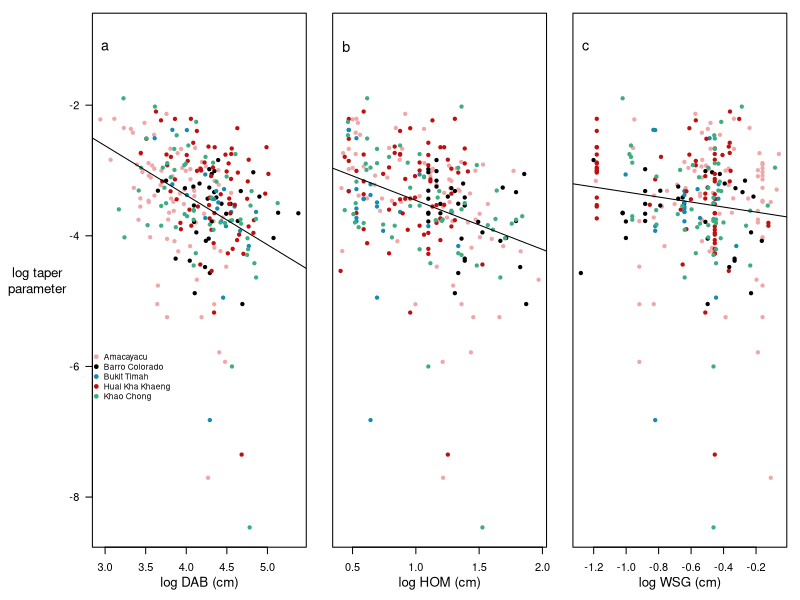

The R source for this figure: (Note: this script raises an error after producing the figure.)
# Make figures for taper data paper

#### Make vectors of site abbreviates, names, and colors ####

  sites <- c("AMA","BCI","BKT","HKK","KCH")
  
  sitesNames <- c("Amacayacu",
                  "Barro Colorado",
                  "Bukit Timah",
                  "Huai Kha Khaeng",
                  "Khao Chong")
  
  site.cols <- data.frame(site=sites,
                          col= c("#efa7a7", # salmon
                                 "#000000", # black
                                 "#158baf", # bright blue"
                                 "#bf0f0f", # cardinal
                                 "#3ead82")) # teal
  
  site.cols$col <- as.character(site.cols$col)

#### Figure 2 : Variation of taper parameter with tree qualities ####
  TaperSample <- read.csv("DataFile_TaperParameterSample.csv")

  cexAx <- 1
  axisSize <- 0.8
  textCex <- 1.2
  
  tiff(file="Figure2_TaperParameterVariation.tiff", height=2.3, width=6, units="in", res=300)
    par(mfrow=c(1,3), mar=c(4,2,0,0), xpd=F,family="sans", las=1, oma=c(0,5,1,1))

    plot(log(b1.iso)~log(DBH), data=TaperSample, type='n',
         ylim=range(log(TaperSample$b1.iso),na.rm=T)+c(0,1),
         xlab=NA, ylab=NA,
         cex.axis=cexAx)
    mtext("log DAB (cm)", side=1, line=2.2, cex=axisSize)
    mtext("log taper \nparameter", side=2, line=2, cex=axisSize)
    text(x=3,y=-1.1,"a", cex=textCex+0.1)
    for(i in 1:length(sites)){
      points(log(b1.iso)~log(DBH), data=TaperSample[TaperSample$Site==sites[i],],
             col=site.cols[site.cols$site==sites[i],"col"], pch=20)
    }
    taperDABlm <- lme4::lmer(log(b1.iso)~log(DBH) + (1|Site), data = TaperSample)
    abline(a=summary(taperDABlm)$coefficients[1,1], b=summary(taperDABlm)$coefficients[2,1])
    
        legend(x=2.8, y=-5.7,bty='n',
           sitesNames,
           col=site.cols$col,
           cex=cexAx-0.25,
           pch=19)
        
    plot(log(b1.iso)~log(HOM), data=TaperSample, type='n',
         ylim=range(log(TaperSample$b1.iso),na.rm=T)+c(0,1),
         xlab=NA,ylab=NA,
         yaxt='n',
         cex.axis=cexAx)
  mtext("log HOM (cm)", side=1, line=2.2, cex=axisSize)
  text(x=0.45,y=-1.1,"b", cex=textCex+0.1)
    for(i in  1:length(sites)){
      points(log(b1.iso)~log(HOM), data=TaperSample[TaperSample$Site==sites[i],],
             col=site.cols[site.cols$site==sites[i],"col"], pch=20)
    }
    taperHOMlm <- lme4::lmer(log(b1.iso)~log(HOM) + (1|Site), data = TaperSample)
    abline(a=summary(taperHOMlm)$coefficients[1,1], b=summary(taperHOMlm)$coefficients[2,1])
    
    plot(log(b1.iso)~log(WSG), data=TaperSample, type='n',
         ylim=range(log(TaperSample$b1.iso),na.rm=T)+c(0,1),
         xlab=NA, ylab=NA,yaxt='n',
         cex.axis=cexAx)
    mtext("log WSG (cm)", side=1, line=2.2, cex=axisSize)
    text(x=-1.25,y=-1.1,"c", cex=textCex+0.1)
    for(i in 1:length(sites)){
      points(log(b1.iso)~log(WSG), data=TaperSample[TaperSample$Site==sites[i],],
             col=site.cols[site.cols$site==sites[i],"col"], pch=20)
    }
    taperWSGlm <- lme4::lmer(log(b1.iso)~log(WSG) + (1|Site), data = TaperSample)
    abline(a=summary(taperWSGlm)$coefficients[1,1], b=summary(taperWSGlm)$coefficients[2,1])

  dev.off()  


#### Figure 3: Trunk circularity for each site #####
  # Calculate empirical cumulative distribution functions for each plot
    CircSample <- TreeSample[!is.na(TreeSample$iso),]

    AMA.circCDF <- Hmisc::Ecdf(CircSample[CircSample$Site=='AMA','iso'])
    BCI.circCDF <- Hmisc::Ecdf(CircSample[CircSample$Site=='BCI','iso'])
    BKT.circCDF <- Hmisc::Ecdf(CircSample[CircSample$Site=='BKT','iso'])
    HKK.circCDF <- Hmisc::Ecdf(CircSample[CircSample$Site=='HKK','iso'])
    KCH.circCDF <- Hmisc::Ecdf(CircSample[CircSample$Site=='KCH','iso'])
    
    # Fifth percentile
    AMA.circCDF[[1]][AMA.circCDF[[2]]>0.05][1]
    BCI.circCDF[[1]][BCI.circCDF[[2]]>0.05][1]
    BKT.circCDF[[1]][BKT.circCDF[[2]]>0.05][1]
    HKK.circCDF[[1]][HKK.circCDF[[2]]>0.05][1]
    KCH.circCDF[[1]][KCH.circCDF[[2]]>0.05][1]
    
    # Median values
    AMA.circCDF[[1]][AMA.circCDF[[2]]>=0.5][1]
    BCI.circCDF[[1]][BCI.circCDF[[2]]>=0.5][1]
    BKT.circCDF[[1]][BKT.circCDF[[2]]>=0.5][1]
    HKK.circCDF[[1]][HKK.circCDF[[2]]>=0.5][1]
    KCH.circCDF[[1]][KCH.circCDF[[2]]>=0.5][1]
    
    tiff(width=5, height=4, file="Figure3_TrunkCircularityECDFs.tiff",res=300,units="in")
      
     par(xpd=F,family="sans", las=1, oma=c(1,4,0,0), mar=c(3,4,1,1))
    plot(0,type='n',
           xlim=range(CircSample$iso),
           ylim=c(0.01,1),
           xlab=NA,ylab=NA,
           log='y')
      # Plot ECDF for each site
        lines(AMA.circCDF, col=site.cols[site.cols$site=="AMA","col"], lwd=2)
        lines(BCI.circCDF, col=site.cols[site.cols$site=="BCI","col"], lwd=2)
        lines(BKT.circCDF, col=site.cols[site.cols$site=="BKT","col"], lwd=2)
        lines(HKK.circCDF, col=site.cols[site.cols$site=="HKK","col"], lwd=2)
        lines(KCH.circCDF, col=site.cols[site.cols$site=="KCH","col"], lwd=2)
      abline(h=1,lty=2)
      abline(h=0.5,lty=1)
      # Plot vertical line for mean ciruclarity per site
        abline(v=mean(CircSample[CircSample$Site=='AMA','iso']), col=site.cols[site.cols$site=="AMA","col"])
        abline(v=mean(CircSample[CircSample$Site=='BCI','iso']), col=site.cols[site.cols$site=="BCI","col"])
        abline(v=mean(CircSample[CircSample$Site=='BKT','iso']), col=site.cols[site.cols$site=="BKT","col"])
        abline(v=mean(CircSample[CircSample$Site=='HKK','iso']), col=site.cols[site.cols$site=="HKK","col"])
        abline(v=mean(CircSample[CircSample$Site=='KCH','iso']), col=site.cols[site.cols$site=="KCH","col"])
      legend(x=0.3,y=0.5,
             sitesNames[1:5],
             col=site.cols$col[1:5],
             bty='n',
             lwd=2)
      mtext("Trunk circularity", side=1, line=2)
      mtext("Cumulative\nproportion\nof trees", side=2, line=3.5)
    dev.off()
    
    Circ.Test1 <- kruskal.test(list(CircSample[CircSample$Site=='AMA','iso'],
                                    CircSample[CircSample$Site=='BCI','iso'],
                                    CircSample[CircSample$Site=='BKT','iso'],
                                    CircSample[CircSample$Site=='HKK','iso'],
                                    CircSample[CircSample$Site=='KCH','iso']))
    Circ.Test2 <- kruskal.test(list(CircSample[CircSample$Site=='AMA','iso'],
                                    CircSample[CircSample$Site=='BCI','iso'],
                                    CircSample[CircSample$Site=='HKK','iso'],
                                    CircSample[CircSample$Site=='KCH','iso']))
    
#### Figure 4: Proportion of stems measured at nonstandard heights over time at each plot ####
  HOM.results <- read.csv("Data file_HOMresultsPerPlot.csv")
  
  axisSize <- 0.9
  cexAx <- 1.1
  textCex <- 1
  ptSize <- 0.8
  pchSig <- c(19,19,19,19,19)
  
  tiff(file="Figure4_MeasHtChangesOverTime.tiff",width=3,height=6, units="in", res=300, family = "sans")

    par(mfrow=c(3,1), mar=c(1,6,1,1),oma=c(2,1,0,0), family="sans", xpd=F, las=1)
    
    plot(x=HOM.results$Year, y=HOM.results$Prop*100,
         type='n',
         ylab=NA,ylim=c(0,100),
         xlab=NA,
         xaxt = "n",
         cex.axis=cexAx)
    mtext("% of \nstems", side=2, line=6.8, cex=axisSize, adj=0)
    text(x=1990.5,y=97,"a", cex=textCex+0.3)
    
    for(i in 1:length(sites)){
        points(x=HOM.results[HOM.results$Site==sites[i],"Year"],
               y=HOM.results[HOM.results$Site==sites[i],"Prop"]*100, 
               pch=pchSig[i], col=site.cols[site.cols$site==sites[i],"col"], cex=ptSize)
        lines(x=HOM.results[HOM.results$Site==sites[i],"Year"],
              y=HOM.results[HOM.results$Site==sites[i],"Prop"]*100, col=site.cols[site.cols$site==sites[i],"col"], lty=1)
    }
    
    legend(x=2004, y=105, bty='n',
       sitesNames,
       col=site.cols$col,
       cex=cexAx-0.3,
       pch=pchSig+0.4)
    
    plot(x=HOM.results$Year, y=HOM.results$PropBA*100,
         type='n',
         ylab=NA,ylim=c(0,100),
         xlab=NA,
         xaxt = "n",
         cex.axis=cexAx)
    mtext("% of \nbasal \narea", side=2, line=6.8, cex=axisSize, adj=0)
    text(x=1990.5,y=97,"b", cex=textCex+0.3)
    for(i in 1:length(sites)){
        points(x=HOM.results[HOM.results$Site==sites[i],"Year"],
               y=HOM.results[HOM.results$Site==sites[i],"PropBA"]*100, 
               pch=pchSig[i], col=site.cols[site.cols$site==sites[i],"col"], cex=ptSize)
        lines(x=HOM.results[HOM.results$Site==sites[i],"Year"],
              y=HOM.results[HOM.results$Site==sites[i],"PropBA"]*100, col=site.cols[site.cols$site==sites[i],"col"], lty=1)
    }
    
    plot(x=HOM.results$Year,y=HOM.results$MeanHOM,
         type='n',
         ylab=NA,
         xlab=NA,
         cex.axis=cexAx)
    mtext("Census year", side=1, line=2, cex=axisSize)
    mtext("Average \nHOM (m)", side=2, line=6.8, cex=axisSize, adj=0)
    text(x=1990.5,y=3.14,"c", cex=textCex+0.3)
    for(i in 1:length(sites)){
        points(x=HOM.results[HOM.results$Site==sites[i],"Year"],
               y=HOM.results[HOM.results$Site==sites[i],"MeanHOM"], 
               pch=pchSig[i], col=site.cols[site.cols$site==sites[i],"col"], cex=ptSize)
        lines(x=HOM.results[HOM.results$Site==sites[i],"Year"],
              y=HOM.results[HOM.results$Site==sites[i],"MeanHOM"], col=site.cols[site.cols$site==sites[i],"col"], lty=1)
    }
  dev.off()
  
  
